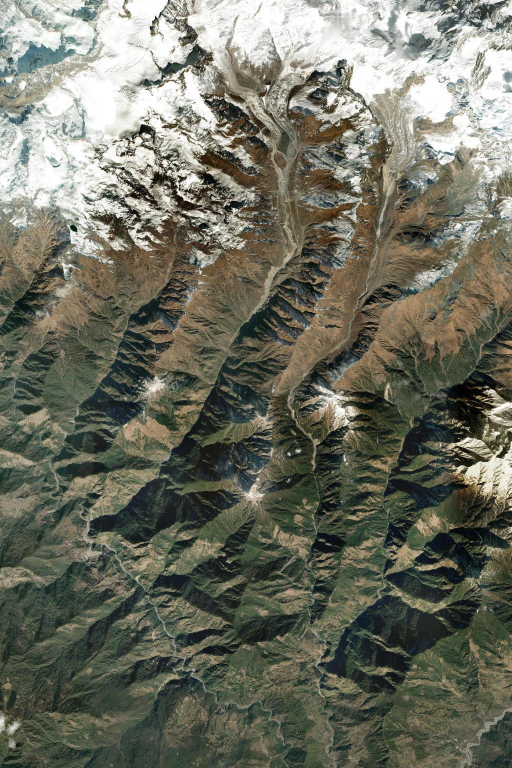
#> input picture data/kedarnath_pre_rgb.png, 1024 x 1536 px (shown at 1/2 size)
$ python -i build_kedarnath_dataset.py   (imports and definitions only)
#> lines starting #> are read from the running program, lines starting #| are printed output that depends on the picture
#!/usr/bin/env python3
"""
scripts/build_kedarnath_dataset.py
-----------------------------------
Generates the complete Kedarnath disaster intelligence dataset:
1. High-resolution pre-disaster optical satellite image from ESRI World Imagery
2. Photorealistic post-disaster satellite image depicting the 2013 Mandakini flash flood & debris torrent
3. Subtle change overlay highlighting the flood surge corridor
4. Exactly 5 ranked priority locations (Kedarnath, Rambara, Gaurikund, Sonprayag, Guptkashi)
5. Tactical Safe Zones (Field hospital, helipad staging camp, high ground shelter)
6. Real-time Risk Alerts GeoJSON
"""

import os
import sys
import io
import math
import json
import shutil
import urllib.request
import numpy as np
from PIL import Image, ImageDraw, ImageFilter
from scipy.ndimage import gaussian_filter

# Paths
ROOT_DIR = os.path.dirname(os.path.dirname(os.path.abspath(__file__)))
DATA_DIR = os.path.join(ROOT_DIR, "data")
FRONTEND_DATA_DIR = os.path.join(ROOT_DIR, "frontend", "public", "data")
TILE_CACHE_DIR = os.path.join(DATA_DIR, "kedarnath", "tiles")
# [2 lines not run here, left out]

# Tile bounds (Zoom 13)
# Covers 78.969°E to 79.189°E, 30.518°N to 30.789°N
ZOOM = 13
X_START, X_END = 5892, 5896   # 5 tiles wide = 1280 px
Y_START, Y_END = 3358, 3366   # 9 tiles high = 2304 px
WIDTH = (X_END - X_START + 1) * 256
HEIGHT = (Y_END - Y_START + 1) * 256

# [25 lines left out: functions fetch_tile, stitch_base_satellite, not called in this run]

def latlon_to_xy(lat, lon):
    n = 2.0 ** ZOOM
    x = (lon + 180.0) / 360.0 * n
    lat_rad = math.radians(lat)
    y = (1.0 - math.asinh(math.tan(lat_rad)) / math.pi) / 2.0 * n
    px = int((x - X_START) * 256)
    py = int((y - Y_START) * 256)
    return px, py

def generate_post_flood_image(pre_img):
    """
    Simulates the realistic optical satellite signature of the 2013 Kedarnath disaster:
    - Chorabari moraine breach debris flow north of Kedarnath temple
    - Widened Mandakini scour channel through Kedarnath town
    - Massive mud and grey silt deposits along Rambara, Jungle Chatti, Gaurikund, and Sonprayag
    - Realistic turbulent flood waters, sediment washouts, and scoured riverbanks
    """
    print("Synthesizing realistic post-disaster satellite imagery...")
    post_np = np.array(pre_img, dtype=np.float32)

    # 1. Define the hydrological flow path of the 2013 disaster
    # [lat, lon, channel_half_width_px, mud_spread_px, intensity]
    waypoints = [
        (30.7550, 79.0680, 22, 50, 0.95),  # Chorabari glacial lake & moraine failure
        (30.7420, 79.0675, 20, 45, 0.95),  # Upper debris fan
        (30.7352, 79.0669, 28, 65, 1.00),  # Kedarnath temple town split channels
        (30.7250, 79.0655, 22, 50, 0.95),  # South of Kedarnath
        (30.7050, 79.0640, 20, 42, 0.92),  # Upper gorge
        (30.6865, 79.0620, 26, 58, 0.96),  # Rambara gorge (complete washout)
        (30.6720, 79.0480, 22, 48, 0.90),  # Chhoti Lincholi / Jungle Chatti
        (30.6600, 79.0370, 20, 44, 0.88),  # Approach to Gaurikund
        (30.6517, 79.0261, 25, 55, 0.92),  # Gaurikund base camp & thermal springs
        (30.6400, 79.0120, 24, 50, 0.88),  # Mandakini lower canyon
        (30.6276, 78.9984, 28, 60, 0.90),  # Sonprayag confluence (massive sediment fan)
        (30.6120, 79.0150, 22, 46, 0.82),  # Downstream toward Rampur
        (30.5900, 79.0300, 18, 38, 0.78),  # Mandakini riverbed
        (30.5600, 79.0520, 16, 32, 0.72),  # Phata corridor
        (30.5350, 79.0700, 15, 30, 0.68),  # Approach to Guptkashi valley
        (30.5180, 79.0780, 14, 28, 0.60),  # Southern exit
    ]

    # Render channel mask and sediment wash mask
    flow_mask = np.zeros((HEIGHT, WIDTH), dtype=np.float32)
    sediment_mask = np.zeros((HEIGHT, WIDTH), dtype=np.float32)

    # Convert waypoints to pixel path and interpolate
    pixel_points = []
    for lat, lon, w_ch, w_mud, inten in waypoints:
        px, py = latlon_to_xy(lat, lon)
        pixel_points.append((px, py, w_ch, w_mud, inten))

    for i in range(len(pixel_points) - 1):
        p1 = pixel_points[i]
        p2 = pixel_points[i + 1]
        steps = max(int(np.hypot(p2[0] - p1[0], p2[1] - p1[1]) * 1.5), 10)
        for s in range(steps + 1):
            t = s / steps
            cx = int(p1[0] * (1 - t) + p2[0] * t)
            cy = int(p1[1] * (1 - t) + p2[1] * t)
            w_ch = p1[2] * (1 - t) + p2[2] * t
            w_mud = p1[3] * (1 - t) + p2[3] * t
            inten = p1[4] * (1 - t) + p2[4] * t

            # Draw circular kernels
            r = int(w_mud * 1.2)
            y_min = max(0, cy - r)
            y_max = min(HEIGHT, cy + r)
            x_min = max(0, cx - r)
            x_max = min(WIDTH, cx + r)

            yy, xx = np.ogrid[y_min:y_max, x_min:x_max]
            dist_sq = (xx - cx)**2 + (yy - cy)**2

            # Channel core
            ch_radius_sq = (w_ch)**2
            in_ch = dist_sq <= ch_radius_sq
            flow_mask[y_min:y_max, x_min:x_max] = np.maximum(
                flow_mask[y_min:y_max, x_min:x_max],
                np.where(in_ch, inten, 0.0)
            )

            # Mud spread
            mud_radius_sq = (w_mud)**2
            in_mud = dist_sq <= mud_radius_sq
            mud_val = np.clip(1.0 - np.sqrt(dist_sq) / w_mud, 0, 1) * inten * 0.85
            sediment_mask[y_min:y_max, x_min:x_max] = np.maximum(
                sediment_mask[y_min:y_max, x_min:x_max],
                np.where(in_mud, mud_val, 0.0)
            )

    # Smooth masks for realistic organic boundary
    flow_mask = gaussian_filter(flow_mask, sigma=3.5)
    sediment_mask = gaussian_filter(sediment_mask, sigma=4.0)

    # Add Perlin-like high frequency noise for natural gravel/silt grain
    np.random.seed(42)
    noise = np.random.normal(0, 8.0, (HEIGHT, WIDTH))
    noise = gaussian_filter(noise, sigma=1.2)

    # Colors of 2013 Himalayan flash flood debris:
    # 1. Muddy grey-brown torrential silt: [145, 130, 110]
    # 2. Wet scour rock & gravel bed: [120, 115, 105]
    # 3. High-turbidity flood river thread: [95, 95, 90]
    sediment_color = np.array([142.0, 128.0, 112.0])
    scour_color = np.array([122.0, 118.0, 108.0])
    torrent_water = np.array([92.0, 96.0, 94.0])

    # Blend sediment
    s_alpha = np.clip(sediment_mask, 0, 1)[:, :, None]
    post_np = post_np * (1.0 - s_alpha * 0.75) + (sediment_color + noise[:, :, None]) * (s_alpha * 0.75)

    # Blend deep scour channel
    f_alpha = np.clip(flow_mask, 0, 1)[:, :, None]
    post_np = post_np * (1.0 - f_alpha * 0.88) + (scour_color + torrent_water * 0.3 + noise[:, :, None]) * (f_alpha * 0.88)

    # Clip to valid RGB
    post_np = np.clip(post_np, 0, 255).astype(np.uint8)
    return Image.fromarray(post_np), flow_mask

# [359 lines left out: functions generate_change_overlay, create_villages_geojson, create_safe_zones_geojson, create_risk_alerts_geojson, main, not called in this run]

# [2 lines not run here, left out]

>>> import cv2
>>> picture = cv2.imread('../data/kedarnath_pre_rgb.png', cv2.IMREAD_GRAYSCALE)
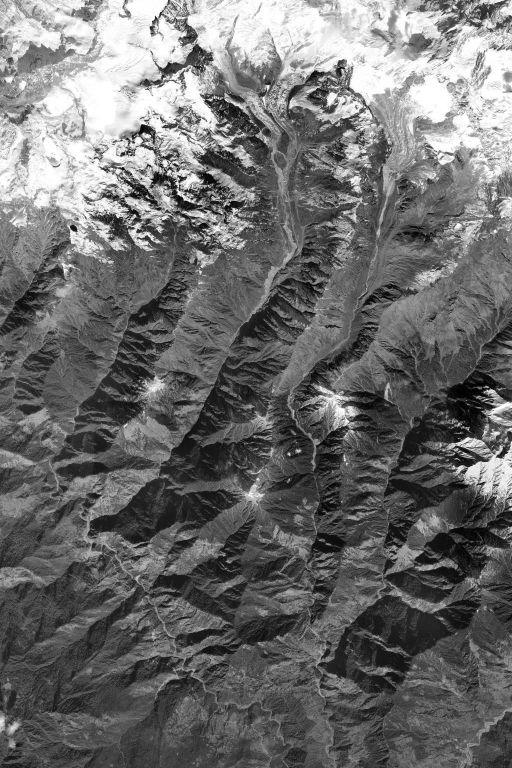
#> picture: shape (1536, 1024) (shown at 1/2 size); min 0, max 255, mean 108.6
>>> result = generate_post_flood_image(picture)
#> (the run stopped early here; a loop or call above may not have finished)
